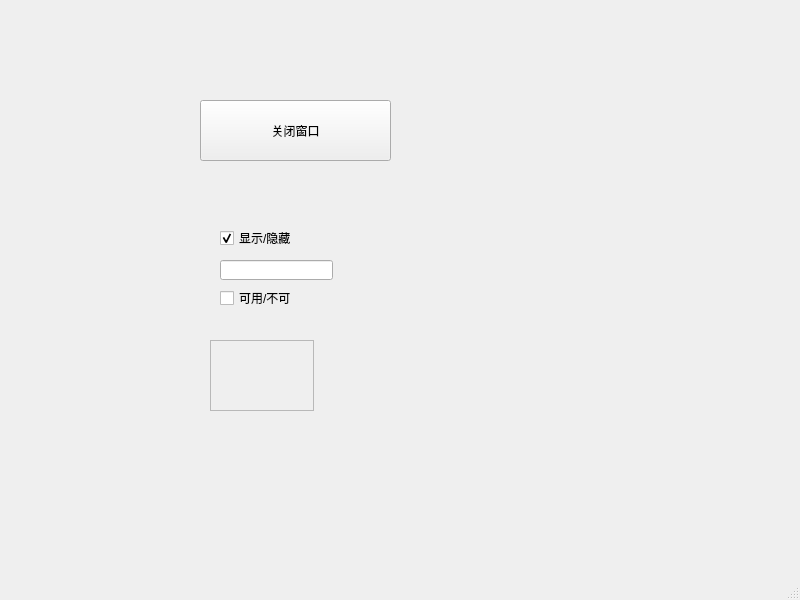
<?xml version="1.0" encoding="UTF-8"?>
<ui version="4.0">
 <class>MainWindow</class>
 <widget class="QMainWindow" name="MainWindow">
  <property name="geometry">
   <rect>
    <x>0</x>
    <y>0</y>
    <width>800</width>
    <height>600</height>
   </rect>
  </property>
  <property name="windowTitle">
   <string>MainWindow</string>
  </property>
  <widget class="QWidget" name="centralwidget">
   <widget class="QPushButton" name="pushButton">
    <property name="geometry">
     <rect>
      <x>200</x>
      <y>100</y>
      <width>191</width>
      <height>61</height>
     </rect>
    </property>
    <property name="text">
     <string>关闭窗口</string>
    </property>
   </widget>
   <widget class="QCheckBox" name="checkBox">
    <property name="enabled">
     <bool>true</bool>
    </property>
    <property name="geometry">
     <rect>
      <x>220</x>
      <y>230</y>
      <width>71</width>
      <height>16</height>
     </rect>
    </property>
    <property name="text">
     <string>显示/隐藏</string>
    </property>
    <property name="checked">
     <bool>true</bool>
    </property>
   </widget>
   <widget class="QCheckBox" name="checkBox_2">
    <property name="enabled">
     <bool>true</bool>
    </property>
    <property name="geometry">
     <rect>
      <x>220</x>
      <y>290</y>
      <width>71</width>
      <height>16</height>
     </rect>
    </property>
    <property name="text">
     <string>可用/不可用</string>
    </property>
    <property name="checked">
     <bool>false</bool>
    </property>
   </widget>
   <widget class="QTextEdit" name="textEdit">
    <property name="enabled">
     <bool>false</bool>
    </property>
    <property name="geometry">
     <rect>
      <x>210</x>
      <y>340</y>
      <width>104</width>
      <height>71</height>
     </rect>
    </property>
   </widget>
   <widget class="QLineEdit" name="lineEdit">
    <property name="geometry">
     <rect>
      <x>220</x>
      <y>260</y>
      <width>113</width>
      <height>20</height>
     </rect>
    </property>
   </widget>
  </widget>
  <widget class="QMenuBar" name="menubar">
   <property name="geometry">
    <rect>
     <x>0</x>
     <y>0</y>
     <width>800</width>
     <height>23</height>
    </rect>
   </property>
  </widget>
  <widget class="QStatusBar" name="statusbar"/>
 </widget>
 <resources/>
 <connections>
  <connection>
   <sender>pushButton</sender>
   <signal>clicked()</signal>
   <receiver>MainWindow</receiver>
   <slot>close()</slot>
   <hints>
    <hint type="sourcelabel">
     <x>293</x>
     <y>139</y>
    </hint>
    <hint type="destinationlabel">
     <x>294</x>
     <y>253</y>
    </hint>
   </hints>
  </connection>
  <connection>
   <sender>checkBox</sender>
   <signal>toggled(bool)</signal>
   <receiver>lineEdit</receiver>
   <slot>setVisible(bool)</slot>
   <hints>
    <hint type="sourcelabel">
     <x>252</x>
     <y>258</y>
    </hint>
    <hint type="destinationlabel">
     <x>250</x>
     <y>289</y>
    </hint>
   </hints>
  </connection>
  <connection>
   <sender>checkBox_2</sender>
   <signal>toggled(bool)</signal>
   <receiver>textEdit</receiver>
   <slot>setEnabled(bool)</slot>
   <hints>
    <hint type="sourcelabel">
     <x>277</x>
     <y>325</y>
    </hint>
    <hint type="destinationlabel">
     <x>267</x>
     <y>377</y>
    </hint>
   </hints>
  </connection>
 </connections>
</ui>
